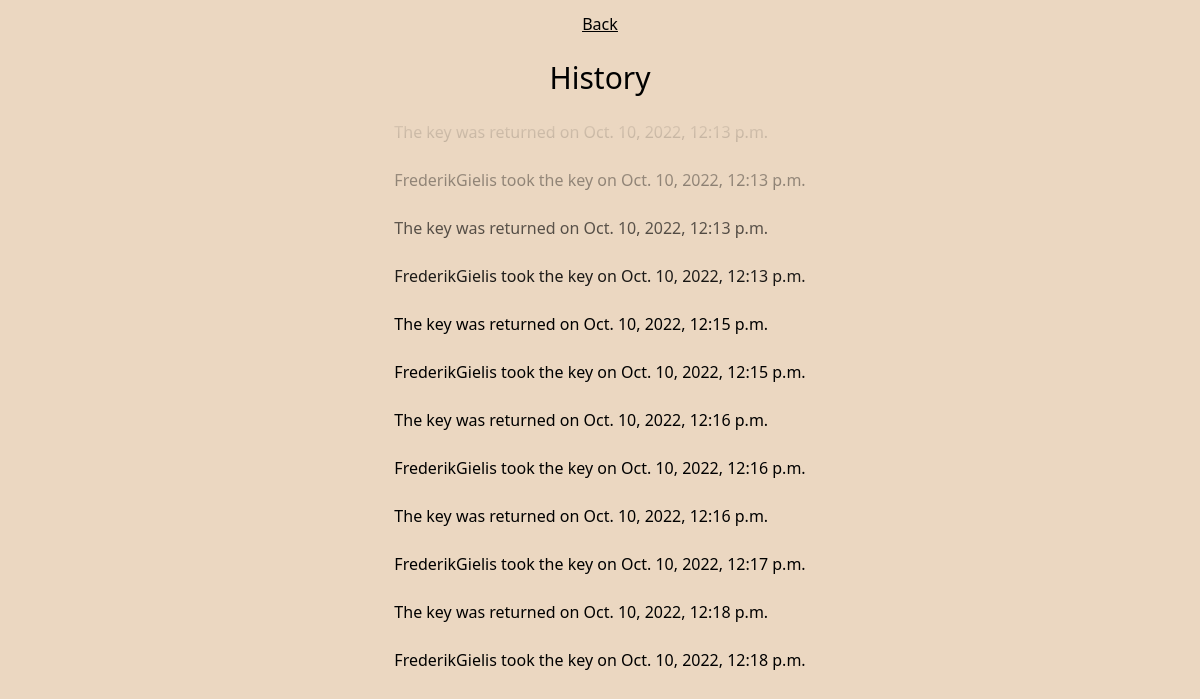
The app's page /history/ (signed in), older data.
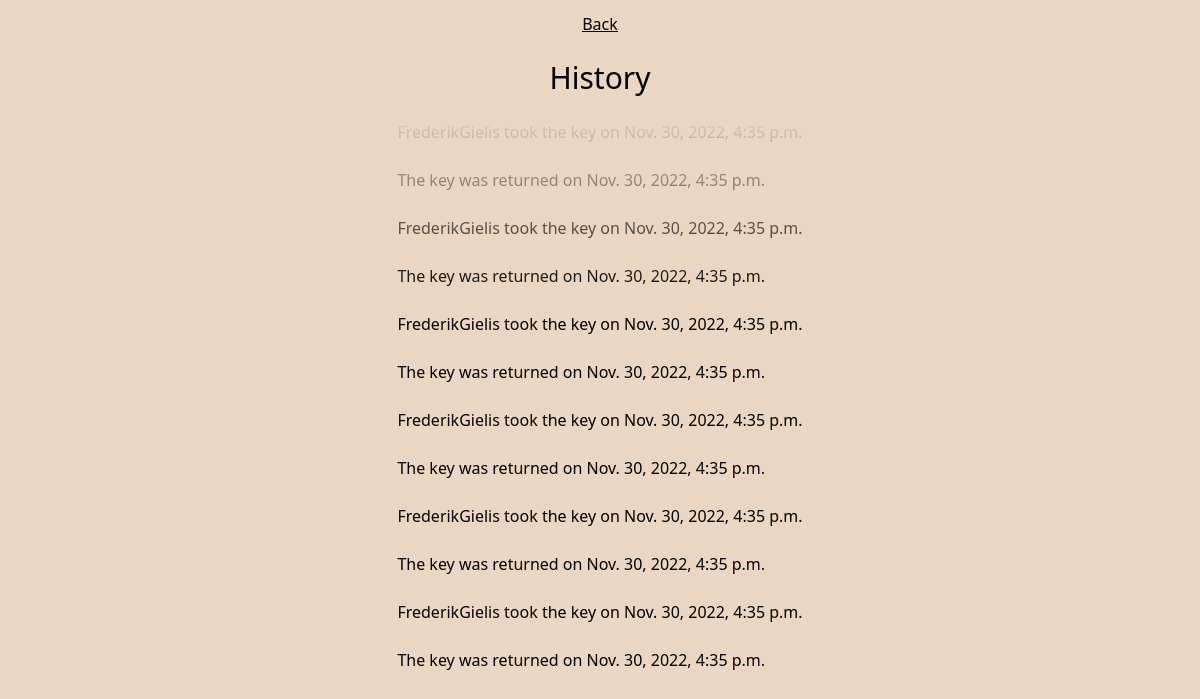
The same page, newer data.
### keyTracker/models.py (models this page shows, shortened)
class Key(models.Model):
    keyHolder = models.ForeignKey(
        User, on_delete=models.CASCADE, blank=True, null=True)
    isReturned = models.BooleanField(default=True)
    time = models.DateTimeField(auto_now_add=True)

### keyTracker/views.py (the view)
# urls.py: path("history/", views.history, name="history"),
def history(request):
    if request.user.is_authenticated and is_member(user=request.user, group='DI'):
        keys = Key.objects.all().order_by('-time')[:12]
        return render(request=request,
                      template_name='keyTracker/history.html',
                      context={"keys": keys})
    else:
        return redirect('keyTracker:homepage')

### keyTracker/views.py (called while the page is built)
def is_member(user, group):
    return user.groups.filter(name=group).exists()

### keyTracker/templates/keyTracker/history.html
{% extends 'keyTracker/components/main.html' %}
{% block body %}
<div class="flex flex-col h-screen place-items-center">
<div class="underline my-3 flex flex-row">
    <a href="/">Back</a>
</div>
<div class="text-3xl my-3">
    <h1>History</h1>
</div>
<div class="relative">
    <div class="h-48 bg-gradient-to-b from-backgroundcolor to-transparent w-full absolute z-10"></div>
    <div class="flex flex-col">
        {% for key in keys reversed  %}
        <div class="rounded my-1 p-2 bg-backgroundgreen">
            {% if not key.isReturned %}
                {{ key.keyHolder }} took the key on {{ key.time }}
            </div>
            {% else %}
                The key was returned on {{ key.time }}
            </div>
            {% endif %}
            {% endfor %}
    </div>
</div>
{% endblock body %}

Row changes from the older to the newer data that the page shows:
no longer on this page (row unchanged): Key: time "Oct. 10, 2022, 12:13 p.m."
no longer on this page (row unchanged): Key: keyHolder "FrederikGielis", time "Oct. 10, 2022, 12:13 p.m."
no longer on this page (row unchanged): Key: time "Oct. 10, 2022, 12:13 p.m."
no longer on this page (row unchanged): Key: keyHolder "FrederikGielis", time "Oct. 10, 2022, 12:13 p.m."
no longer on this page (row unchanged): Key: time "Oct. 10, 2022, 12:15 p.m."
no longer on this page (row unchanged): Key: keyHolder "FrederikGielis", time "Oct. 10, 2022, 12:15 p.m."
no longer on this page (row unchanged): Key: time "Oct. 10, 2022, 12:16 p.m."
no longer on this page (row unchanged): Key: keyHolder "FrederikGielis", time "Oct. 10, 2022, 12:16 p.m."
no longer on this page (row unchanged): Key: time "Oct. 10, 2022, 12:16 p.m."
no longer on this page (row unchanged): Key: keyHolder "FrederikGielis", time "Oct. 10, 2022, 12:17 p.m."
no longer on this page (row unchanged): Key: time "Oct. 10, 2022, 12:18 p.m."
no longer on this page (row unchanged): Key: keyHolder "FrederikGielis", time "Oct. 10, 2022, 12:18 p.m."
added Key: keyHolder "FrederikGielis", time "Nov. 30, 2022, 4:35 p.m."
added Key: time "Nov. 30, 2022, 4:35 p.m."
added Key: keyHolder "FrederikGielis", time "Nov. 30, 2022, 4:35 p.m."
added Key: time "Nov. 30, 2022, 4:35 p.m."
added Key: keyHolder "FrederikGielis", time "Nov. 30, 2022, 4:35 p.m."
added Key: time "Nov. 30, 2022, 4:35 p.m."
added Key: keyHolder "FrederikGielis", time "Nov. 30, 2022, 4:35 p.m."
added Key: time "Nov. 30, 2022, 4:35 p.m."
added Key: keyHolder "FrederikGielis", time "Nov. 30, 2022, 4:35 p.m."
added Key: time "Nov. 30, 2022, 4:35 p.m."
added Key: keyHolder "FrederikGielis", time "Nov. 30, 2022, 4:35 p.m."
added Key: time "Nov. 30, 2022, 4:35 p.m."
